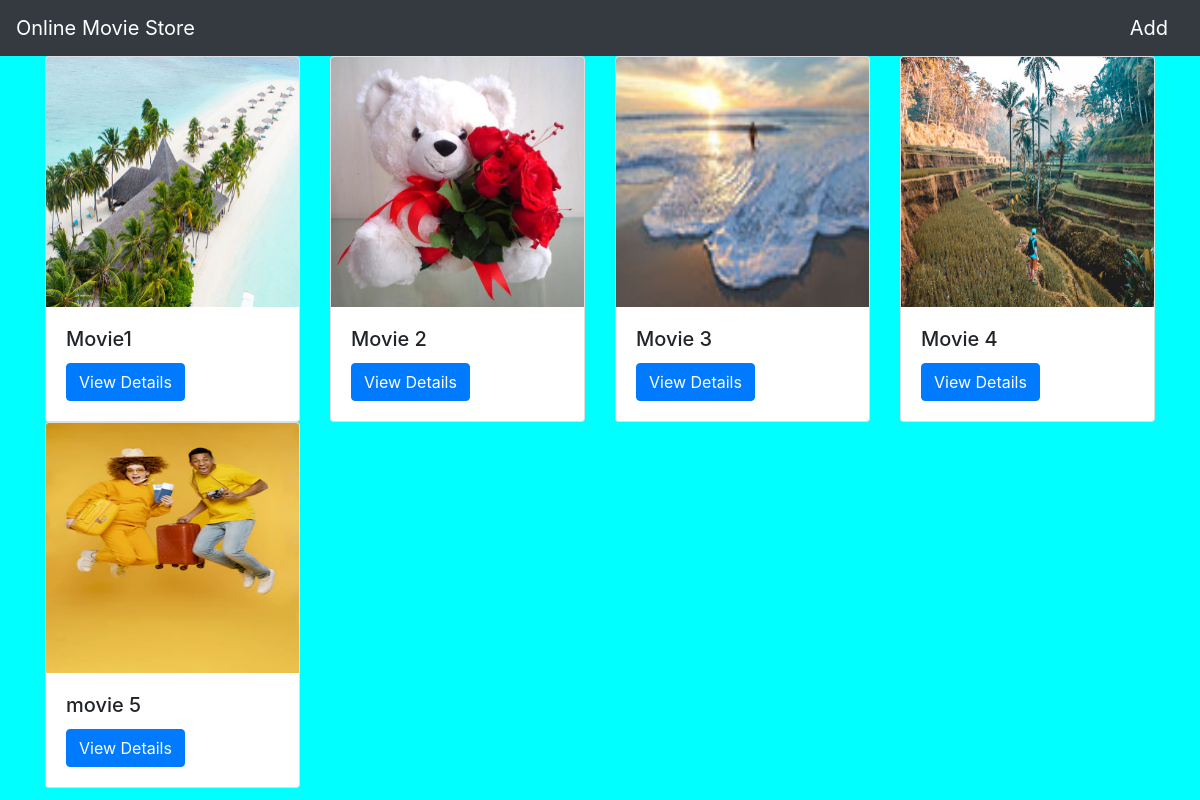
The page / on the database its author committed.
### movieapp/models.py (models this page shows)
class Movie(models.Model):
    name=models.CharField(max_length=250)
    desc=models.TextField()
    year=models.IntegerField()
    img=models.ImageField(upload_to='gallery')
    def __str__(self):
        return self.name

### movieapp/views.py (the view)
# urls.py: path('',views.index,name='index'),
def index(request):
    movie=Movie.objects.all()
    context={
        'movie_list':movie
    }
    return render(request,'index.html',context)

### templates/index.html
{% extends 'base.html' %}
{% block body %}
<div class="container">
    <div class="row">
        {% for i in movie_list %}
        <div class="col-md-3">
            <div class="card">
  <img src="{{i.img.url}}" class="card-img-top" alt="..."  height="250px;">
  <div class="card-body">
    <h5 class="card-title">{{i.name}}</h5>
    <a href="{% url 'movieapp:detail' i.id %}" class="btn btn-primary">View Details</a>
  </div>
        </div>
    </div>
    {% endfor %}
  </div>
</div>
{% endblock %}

### templates/base.html (shortened to what this page needs)
{% load static %}
<!DOCTYPE html>
<html lang="en">
<head>
    <link rel="stylesheet" href="https://cdn.jsdelivr.net/npm/bootstrap@4.0.0/dist/css/bootstrap.min.css">
    <link rel="stylesheet" href="{% static 'style.css'%}">
</head>
<body>
<nav class="navbar navbar-dark bg-dark">
  <a class="navbar-brand" href="#">
    Online Movie Store
  </a>
    <a class="navbar-brand bg-dark" href="add/">Add</a>
</nav>
{% block body %}
{% endblock %}
</body>
</html>

### static/style.css (style rules this page uses)
body { background-color:aqua; }

### rows shown on the page
Movie: img (picture), name "Movie1"
Movie: img (picture), name "Movie 2"
Movie: img (picture), name "Movie 3"
Movie: img (picture), name "Movie 4"
Movie: img (picture), name "movie 5"
